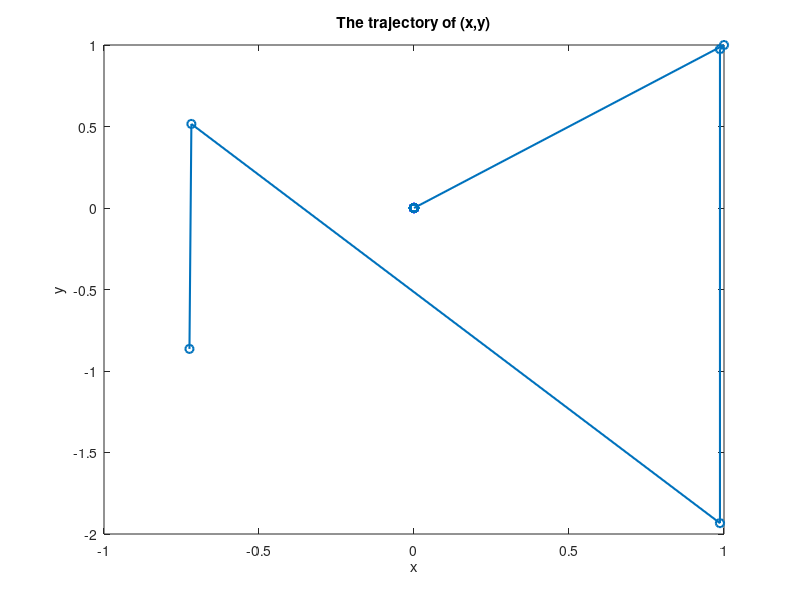
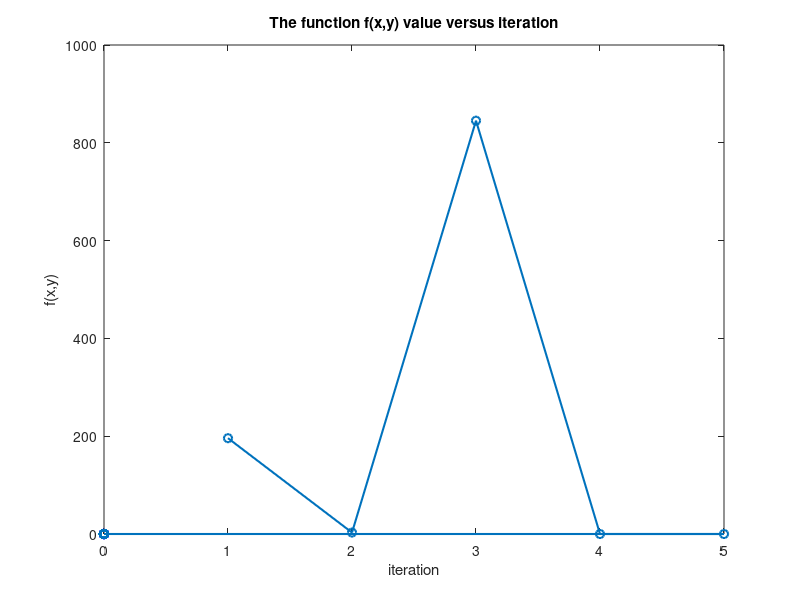

The MATLAB script that drew these images, in order:
%init
close all;clear;clc;

%para
i=1;%iteration number

xr=zeros(1,1000);%init recording vector
yr=zeros(1,1000);
fr=zeros(1,1000);
ir=zeros(1,1000);

x=-1+2*rand;%random x,y
y=-1+2*rand;
dx=400*x^3-400*x*y+2*x-2;%derivation
dy=200*y-200*x^2;
dxx=1200.*x.^2-400.*y+2;
dyy=200;
dxy=-400.*x;
f=(1-x).^2+100.*(y-x.^2).^2;
H=[dxx,dxy;dxy,dyy];

while f>0.000001
    xr(i)=x;%recording trajectory
    yr(i)=y;
    fr(i)=f;
    ir(i)=i;
    
    dx=400*x^3-400*x*y+2*x-2;%derivation
    dy=200*y-200*x^2;
    dxx=1200.*x.^2-400.*y+2;
    dyy=200;
    dxy=-400.*x;
    H=[dxx,dxy;dxy,dyy];
    h=inv(H);
    
    x=x-h(1,1).*dx-h(1,2).*dy;%update
    y=y-h(2,1).*dx-h(2,2).*dy;
    f=(1-x).^2+100.*(y-x.^2).^2;
    i=i+1;
end

%plot out (x,y) trajectory 
figure(1);
plot(xr,yr,'o-','LineWidth',1.5);
hold on;
title('The trajectory of (x,y)');
xlabel('x');
ylabel('y');
%plot out function f value
figure(2);
plot(ir,fr,'o-','LineWidth',1.5);
hold on;
title('The function f(x,y) value versus iteration');
xlabel('iteration');
ylabel('f(x,y)');

x
y
f
i


